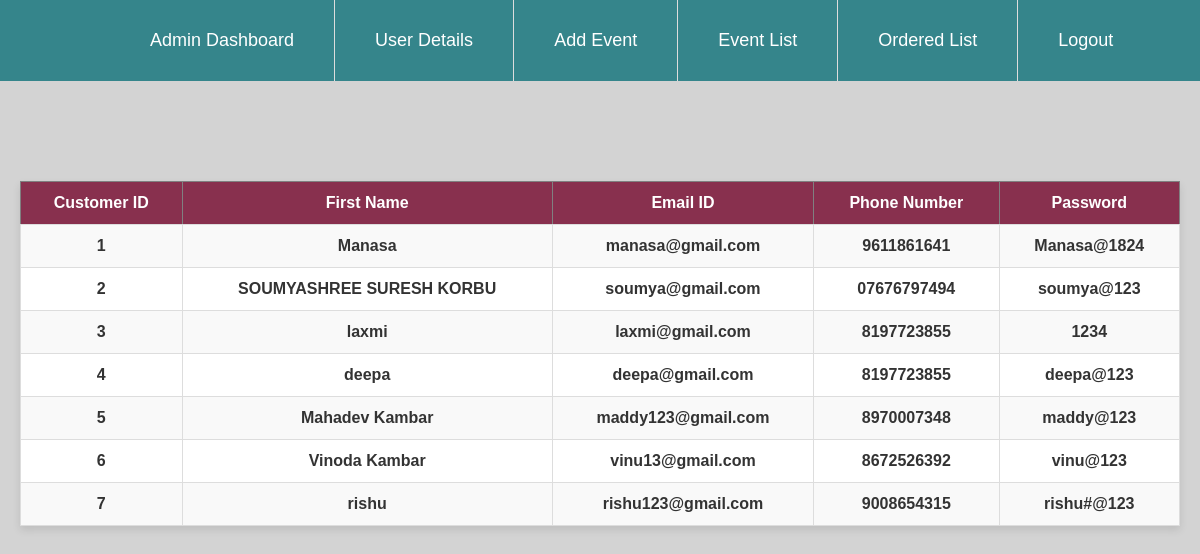
/customerdetails, run on the app's committed database.
### myapp/models.py (models this page shows)
class register(models.Model):
    fname=models.CharField(max_length=25)
    email=models.EmailField()
    pwd=models.CharField(max_length=30)
    place=models.CharField(max_length=30)
    Phn=models.CharField(max_length=10)

### myapp/views.py (the view)
# urls.py: path("customerdetails",views.customerdetails,name="customerdetails"),
def customerdetails(request):
    Data = register.objects.all()
    return render(request,"customerdetails.html",{"Data":Data})

### templates/customerdetails.html (shortened to what this page needs)
{% extends "commonadmin.html" %}
 {% block content %}
{% load static %}
<html lang="en">
<head>
  <link rel="stylesheet" href="{% static 'css/cdetail.css' %}" type="text/css">
</head>
<body style="background-color:lightgray;">
<table border="1px solid black" cellpadding="9px" cellspacing="0">
  <tr>
    <th>Customer ID</th>
    <th>First Name</th>
    <th>Email ID</th>
    <th>Phone Number</th>
    <th>Password</th>
  </tr>
  {% for d in Data %}
  <tr>
  <td>{{d.id}}</td>
  <td>{{d.fname}}</td>
  <td>{{d.email}}</td>
  <td>{{d.Phn}}</td>
  <td>{{d.pwd}}</td>
  </tr>
  {% endfor %}
</table>
</body>
</html>
{% endblock %}

### templates/commonadmin.html (shortened to what this page needs)
<!DOCTYPE html>
<html lang="en">
{% load static %}
<head>
    <link rel="stylesheet" href="{% static 'css/commonadmin.css' %}" type="text/css">
</head>
<body>
    <div class="navbar">
        <a href="{% url 'admindashboard' %}" style="margin-left:110px;">Admin Dashboard</a>
        <a href="{% url 'customerdetails' %}">User Details</a>
         <a href="{% url 'Addevent' %}">Add Event</a>
         <a href="{% url 'Eventlist' %}">Event List</a>
        <a href="{% url 'Orderlist' %}">Ordered List</a>
        <a href="{% url 'Logout' %}">Logout</a>
    </div>
    <div class="content">
        {% block content %}
        {% endblock %}
    </div>
</body>
</html>

### static/css/commonadmin.css (style rules this page uses)
body, h1, p { margin: 0; padding: 0; font-family: Arial, sans-serif; }
body { background-color: #f4f4f4; color: #333; }
.navbar { background-color: #35858B; overflow: hidden; position: sticky; top: 0; width: 100%; }
.navbar a { float: left; display: block; color: white; text-align: center; padding: 30px 40px; text-decoration: none; font-size: 18px; border-right: 1px solid #ddd; }
.navbar a:last-child { border-right: none; }
.content { padding: 20px; margin-top: 60px; }

### static/css/cdetail.css (style rules this page uses)
table { width: 100%; margin: 20px auto; border-collapse: collapse; background-color: white; box-shadow: 0 4px 8px rgba(0, 0, 0, 0.1); }
th { color: white; padding: 12px 15px; text-align: left; font-size: 16px; }
td { padding: 12px 15px; text-align: left; font-size: 14px; border: 1px solid #ddd; }
tr:nth-child(even) { background-color: #f9f9f9; }
tr:nth-child(odd) { background-color: #ffffff; }

### templates/customerdetails.html (style rules this page uses)
th { background-color:#88304E; text-align:center; }
td { text-align:center; font-weight:bold; font-size:16px; }

### data on the page
register: id "1", fname "Manasa", email "manasa@gmail.com", Phn "9611861641", pwd "Manasa@1824"
register: id "2", fname "SOUMYASHREE SURESH KORBU", email "soumya@gmail.com", Phn "07676797494", pwd "soumya@123"
register: id "3", fname "laxmi", email "laxmi@gmail.com", Phn "8197723855", pwd "1234"
register: id "4", fname "deepa", email "deepa@gmail.com", Phn "8197723855", pwd "deepa@123"
register: id "5", fname "Mahadev Kambar", email "maddy123@gmail.com", Phn "8970007348", pwd "maddy@123"
register: id "6", fname "Vinoda Kambar", email "vinu13@gmail.com", Phn "8672526392", pwd "vinu@123"
register: id "7", fname "rishu", email "rishu123@gmail.com", Phn "9008654315", pwd "rishu#@123"
